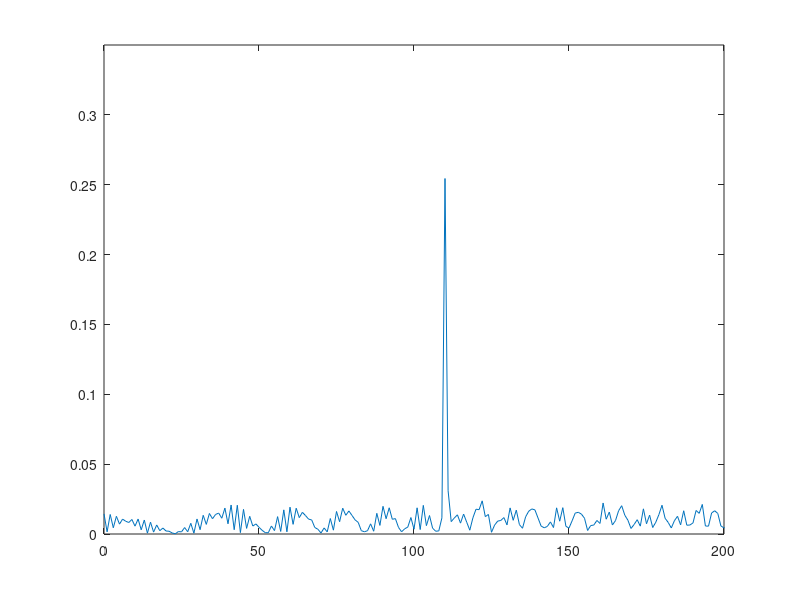

Here is the MATLAB script that generated this plot: (Note: this script raises an error after producing the figure.)
clear, clc;

startTime = tic;        % Time the entire program execution

%% RADAR SPECIFICATIONS

% Frequency of operation: 77 GHz
% Maximum range: 200 m
% Range resolution: 1 m
% Maximum velocity: 70 m/s

c = 3e8;                % Speed of light, ~300,000 km/s
maxRange = 200;
rangeResolution = 1;
maxVelocity = 70;

%% USER-DEFINED RANGE AND VELOCITY

% *%TODO* :
% Define the target's initial position and velocity. Note: Velocity
% remains constant.

R = 110;        % Initial distance of target, [0; 200] m
V = -20;        % Constant speed of target, [-70; +70] m/s

% Assert input validity
assert(R >= 0 & R <= maxRange, 'Initial distance must be in [0; 200] m')
assert(abs(V) <= maxVelocity, 'Speed of target must be in [-70; +70] m/s')

%% FMCW WAVEFORM GENERATION

% *%TODO* :
% Design the FMCW waveform by giving the specs of each of its parameters.
% Calculate the Bandwidth (B), Chirp Time (Tchirp) and Slope (slope) of 
% the FMCW chirp using the requirements above.

B = c/(2*rangeResolution);      % Chirp bandwidth
Tchirp = 5.5*(2*maxRange)/c;    % Chirp time
slope = B/Tchirp;

fc = 77e9;      % Operating carrier frequency of the radar, 77 GHz

% The number of chirps in one sequence. Its ideal to have 2^(value) for 
% the ease of running the FFT for Doppler Estimation.

Nd = 128;       % No. of Doppler cells or 
                % no. of sent periods % no. of chirps

% The number of samples on each chirp.
Nr = 1024;      % Length of time or no. of range cells

% Timestamp for running the displacement scenario for every sample on 
% each chirp.
t = linspace(0, Nd*Tchirp, Nr*Nd);      % Total time for samples

%% SIGNAL GENERATION AND MOVING TARGET SIMULATION

% Running the radar scenario over the time.

% Do not pre-allocate memory as MATLAB's internal memory management for
% vectorized operations is efficient enough (source: Udacity GPT).

beatStart = tic;    % Time the beat signal simulation process

% *%TODO* :
% For each time stamp update the Range of the Target for constant 
% velocity.

r_t = R + V*t;      % Range covered; CVM: d(t) = d(0) + v*t

td = (2*r_t)/c;     % Time delay; signal round-trip time (tau)

% *%TODO* :
% For each time sample we need update the transmitted and
% received signal. 

Tx = cos(2*pi * (fc*t + (slope*t.^2)/2));   % Transmitted signal

Rx = cos(2*pi * (fc*(t-td) + (slope*(t-td).^2)/2));   % Received signal

% *%TODO* :
% Now by mixing the Transmit and Receive generate the beat signal.
% This is done by element-wise matrix multiplication of Transmit and
% Receiver Signal.

Mix = Tx.*Rx;       % Beat signal

fprintf('Signal generation took: %.4f seconds.\n', toc(beatStart));

%% RANGE MEASUREMENT

 % *%TODO* :
% Reshape the vector into Nr*Nd array. Nr and Nd here would also define 
% the size of Range and Doppler FFT respectively.

Mix = reshape(Mix, [Nr, Nd]);

% *%TODO* :
% Run the FFT on the beat signal along the range bins dimension (Nr) and
% normalize.
signal_fft = fft(Mix, Nr)/Nr;

% *%TODO* :
% Take the absolute value of FFT output.
signal_fft = abs(signal_fft);

% *%TODO* :
% Output of FFT is double-sided signal, but we are interested in only 
% one side of the spectrum. Hence we throw away half of the samples.
signal_fft = signal_fft(1:Nr/2+1);

% *%TODO* :
% Plot the FFT output.

figure('Name', 'Range from First FFT')
plot(0:Nr/2, signal_fft);
axis([0 maxRange 0 0.35]);  % Note: y-axis range was limited
title('Single-sided Beat Signal Amplitude Spectrum', FontSize=13)
xlabel('Range (m)');
ylabel('Normalized Signal');

%% RANGE-DOPPLER RESPONSE

% The 2D FFT implementation is already provided here. This will run a
% 2D FFT on the mixed signal (beat signal) output and generate a range- 
% Doppler map. You will implement CFAR on the generated RDM.

% Range Doppler Map Generation.

% The output of the 2D FFT is an image that has response in the range and
% doppler FFT bins. So, it is important to convert the axis from bin sizes
% to range and Doppler based on their Max values.

% 2D FFT using the FFT size for both dimensions.
sig_fft2 = fft2(Mix, Nr, Nd);

% Taking just one side of signal from Range dimension.
sig_fft2 = sig_fft2(1:Nr/2, 1:Nd);
sig_fft2 = fftshift (sig_fft2);

RDM = abs(sig_fft2);
RDM = 10*log10(RDM);

% Use the surf function to plot the output of 2D FFT and to show axis in 
% both dimensions.
doppler_axis = linspace(-maxVelocity, maxVelocity, Nd);
range_axis = linspace(-maxRange, maxRange, Nr/2)*((Nr/2)/(2*maxRange));
figure, surf(doppler_axis, range_axis, RDM);
xlim([-maxVelocity, maxVelocity]);
ylim([-maxRange, maxRange]);    % Note: y-axis was capped at [-70; +70]

title('Range-Doppler Map', FontSize=13)
xlabel('Doppler (m/s)');
ylabel('Range (m)');
zlabel('Intensity (dB)')

%% CA-CFAR IMPLEMENTATION

% Slide Window through the complete Range-Doppler Map.

% *%TODO* :
% Select the number of Training Cells in both dimensions.

Tr = 6;         % r: Range
Td = 4;         % d: Doppler

% *%TODO* :
% Select the number of Guard Cells in both dimensions around the Cell 
% Under Test (CUT) for accurate estimation.

Gr = 3;
Gd = 3;

% *%TODO* :
% Offset the threshold by Signal-to-Noise Ratio (SNR) value in dB
offset = 6;

% *%TODO* :
% Create a vector to store noise_level for each iteration on training 
% cells.

% Note: This line was removed from the original code as I am using
% vectorized operations for the 2D CA-CFAR algorithm. See companion
% README file for additional information.

% *%TODO* :
% Design a loop such that it slides the CUT across the Range-Doppler Map 
% by giving margins at the edges for Training and Guard Cells.
% For every iteration, sum the signal level within all the training cells.
% To sum, convert the value from logarithmic to linear using the db2pow
% function. Average the summed values for all of the training cells used. 
% After averaging, convert it back to logarithimic using pow2db.
% Further, add the offset to it to determine the threshold. Next, compare 
% the signal under CUT with this threshold. If the CUT level > threshold, 
% assign it a value of 1, else equate it to 0.

cfarStart = tic;    % Time the 2D CA-CFAR algorithm

% Create a selective "copy" of the RDM to store the output.
% Source: https://knowledge.udacity.com/questions/848592

% To avoid suppression of non-thresholded edges
outputMatrix = zeros(size(RDM));

% Only fill, with content from the RDM, the submatrix containing the
% candidate cells under test.
outputMatrix((Tr+Gr+1):end-(Tr+Gr), (Td+Gd+1):end-(Td+Gd)) = ...
    RDM((Tr+Gr+1):end-(Tr+Gr), (Td+Gd+1):end-(Td+Gd));

for i = (Tr+Gr+1):Nr/2-(Gr+Tr)      % Nr/2 as it's calculated on half
    for j = (Td+Gd+1):Nd-(Gd+Td)    % of the symmetric FFT spectrum
        
        % The cumulative noise for the training cell is computed as the
        % difference between the sum of all cells in scope (training,
        % guard, CUT) and the sum of all the guard and CUT cells.
        
        % Grid that includes training, guard, and CUT cells
        tgcGrid = RDM(i-(Tr+Gr):i+Gr+Tr, j-(Td+Gd):j+Gd+Td);
        tgcGrid = db2pow(tgcGrid);
        
        % Grid that includes guard and CUT cells
        gcGrid = RDM(i-Gr:i+Gr, j-Gd:j+Gd);
        gcGrid = db2pow(gcGrid);
        
        noiseLevel = sum(tgcGrid(:)) - sum(gcGrid(:));

        trainingCells = (2*(Tr+Gr)+1)*(2*(Td+Gd)+1) - ((2*Gr+1)*(2*Gd+1));

        % Revert to decibel and calculate average local noise level
        threshold = pow2db(noiseLevel/trainingCells);
        
        % Add (as logarithmic) the SNR offset to the threshold 
        threshold = threshold + offset;
        
        % Test whether the CUT signal is a valid target
        CUT = RDM(i,j);
        outputMatrix(i,j) = CUT > threshold;    % Boolean masking
        
        % Reset noise level to avoid accumulation over time
        noiseLevel = 0;
    end
end

fprintf('2D CA-CFAR took: %.4f seconds.\n', toc(cfarStart));

% *%TODO* :
% The process above will generate a thresholded block, which is smaller 
% than the Range Doppler Map as the CUT cannot be located at the edges of
% matrix. Hence, few cells will not be thresholded. To keep the map size 
% same set those values to 0.

% Note: As the input was a matrix of zeros, selectively filled out, no
% post-processing is required.

% *%TODO* :
% Display the CFAR output using the Surf function like we did for Range
% Doppler Response output.

figure, surf(doppler_axis, range_axis, outputMatrix);
xlim([-maxVelocity, maxVelocity]);
ylim([-maxRange, maxRange]);    % Note: y-axis was capped at [-70; +70]
title('2D CA-CFAR', FontSize=13)
xlabel('Doppler (m/s)');
ylabel('Range (m)');
zlabel('Target');
colorbar;
 
fprintf('Total running time: %.4f seconds.\n', toc(startTime));
